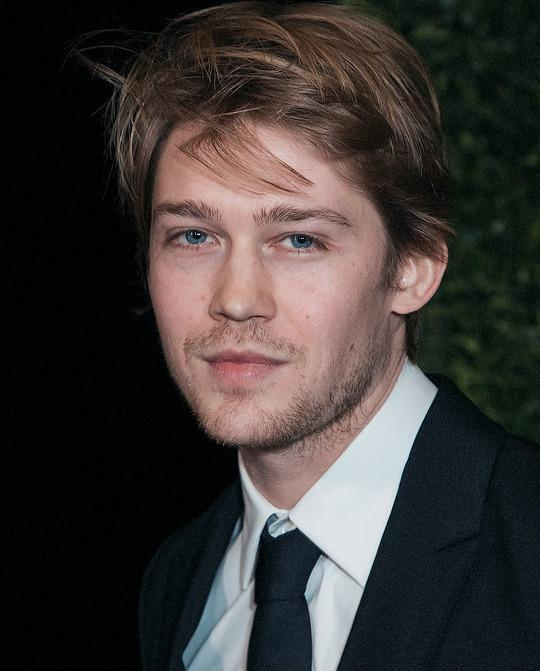
#> input picture Codes/visages/joe-alwyn.jpg, 540 x 671 px, given in place of the camera
$ python Versioninitiale.py
#> lines starting #> are read from the running program, lines starting #| are printed output that depends on the picture; after the words box and inside, x2 and y2 are one past the last pixel; in counts of white or black regions, pixels touching at a corner belong together
#> further down, frame is the input picture: shape (671, 540, 3); mean B, G, R 52.8, 55, 59.6
import cv2
import numpy as np
import argparse

def detectAndDisplay(frame):
    frame_gray = cv2.cvtColor(frame, cv2.COLOR_BGR2GRAY)
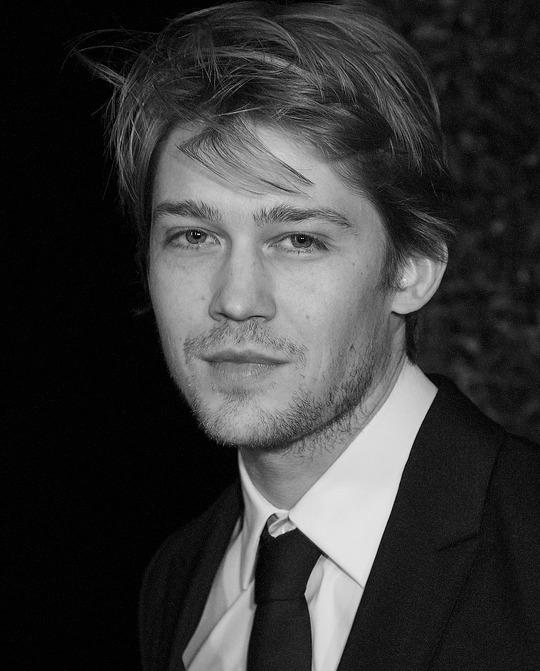
#> frame_gray: shape (671, 540); min 0, max 250, mean 56
    frame_gray = cv2.equalizeHist(frame_gray)
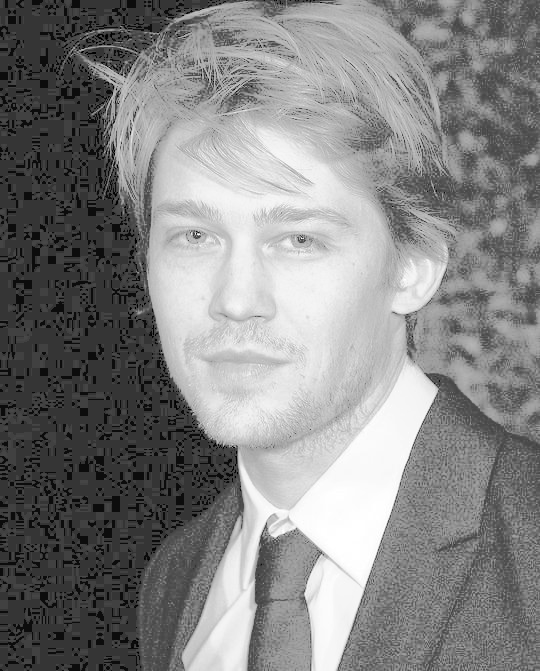
#> frame_gray: shape (671, 540); min 0, max 255, mean 131.9
    faces = face_cascade.detectMultiScale(frame_gray)
#> faces = [[458, 350, 52, 52], [415, 48, 62, 62], [115, 135, 271, 271]]
    for (x,y,w,h) in faces:
        center = (x + w//2, y + h//2)

        frame = cv2.ellipse(frame, center, (w//2, h//2), 0, 0, 360, (255, 0, 255), 4)
        faceROI = frame_gray[y:y+h,x:x+w]
        cv2.rectangle(frame, (x, y), (x+w, y+h), (0, 255, 0), 2)
#> this loop made 3 passes
#> (x, y, w, h, center) on passes 1 to 3: (458, 350, 52, 52, (484, 376)), (415, 48, 62, 62, (446, 79)), (115, 135, 271, 271, (250, 270))
#> pass 1, in detectAndDisplay, `frame = cv2.ellipse(frame, center, (w//2, h//2), 0, 0, 360, (255, 0, 2..`:
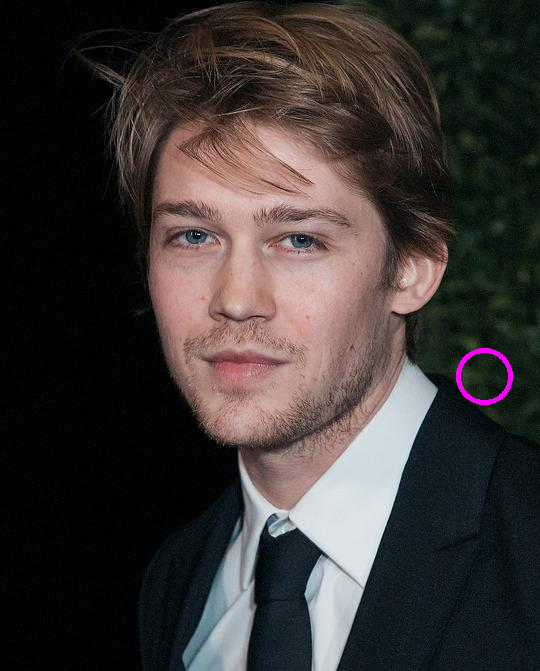
#> frame: shape (671, 540, 3); 0.22% of pixels changed, all inside (x1, y1, x2, y2) = (456, 348, 513, 405)
#> pass 1, in detectAndDisplay, `faceROI = frame_gray[y:y+h,x:x+w]`:
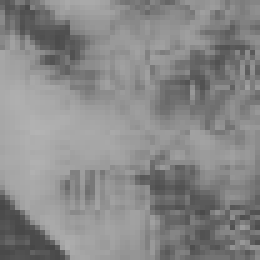
#> faceROI: shape (52, 52) (shown 5 times larger); min 71, max 179, mean 136.3
#> pass 2, in detectAndDisplay, `frame = cv2.ellipse(frame, center, (w//2, h//2), 0, 0, 360, (255, 0, 2..`:
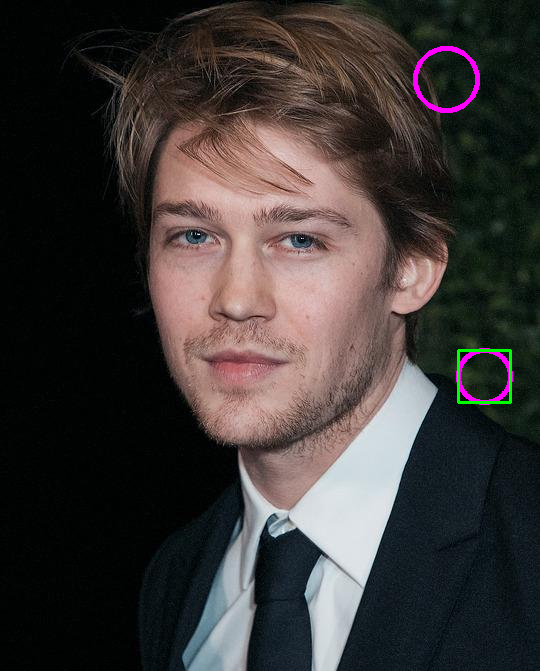
#> frame: shape (671, 540, 3); 0.43% of pixels changed, all inside (x1, y1, x2, y2) = (413, 46, 512, 404)
#> pass 2, in detectAndDisplay, `faceROI = frame_gray[y:y+h,x:x+w]`:
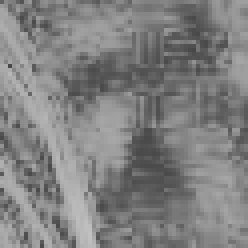
#> faceROI: shape (62, 62) (shown 4 times larger); min 71, max 192, mean 128.5
#> after the loop:
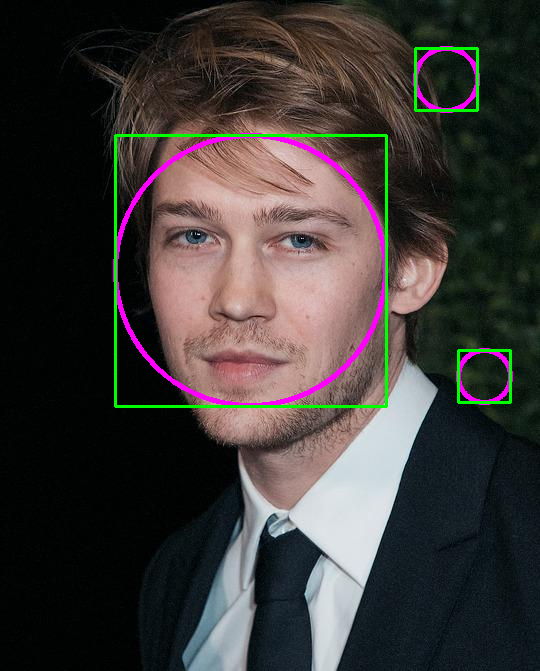
#> frame: shape (671, 540, 3); 2.13% of pixels changed, all inside (x1, y1, x2, y2) = (113, 47, 479, 408)
    cv2.imshow('Capture - Face detection', frame)


parser = argparse.ArgumentParser(description='Code for Cascade Classifier tutorial.')
parser.add_argument('--face_cascade', help='Path to face cascade.', default='haarcascade_frontalface_default.xml')

parser.add_argument('--camera', help='Camera divide number.', type=int, default=0)
args = parser.parse_args()
face_cascade_name = args.face_cascade
face_cascade = cv2.CascadeClassifier()
#-- 1. Load the cascades
if not face_cascade.load(cv2.samples.findFile(face_cascade_name)):
    print('--(!)Error loading face cascade')
    exit(0)

camera_device = args.camera
#-- 2. Read the video stream
cap = cv2.VideoCapture(camera_device)
if not cap.isOpened:
    print('--(!)Error opening video capture')
    exit(0)
while True:
    ret, frame = cap.read()
    if frame is None:
        print('--(!) No captured frame -- Break!')
        break
    detectAndDisplay(frame)
    if cv2.waitKey(10) == 27:
#> (key Esc is pressed here)
        break

cap.release()
cv2.destroyAllWindows()

$ run again, on Codes/visages/megan-fox.jpeg
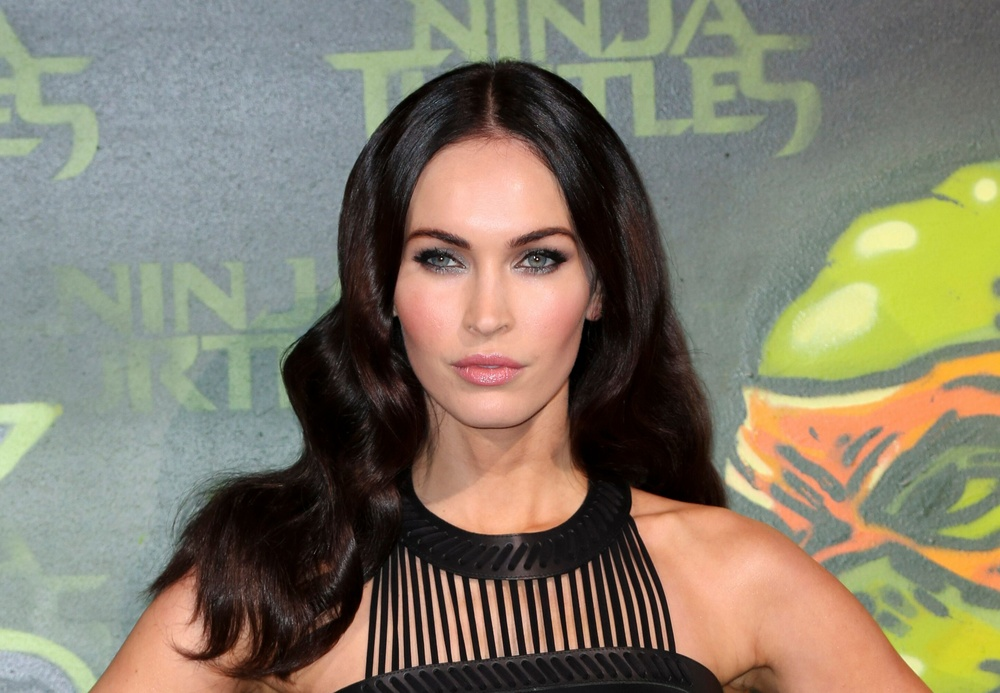
#> input picture Codes/visages/megan-fox.jpeg, 1000 x 693 px, shrunk from 2893 x 2005 before the run, given in place of the camera
#> frame is the input picture: shape (693, 1000, 3); mean B, G, R 106.6, 124.8, 132.2
#> in detectAndDisplay, `frame_gray = cv2.equalizeHist(frame_gray)`:
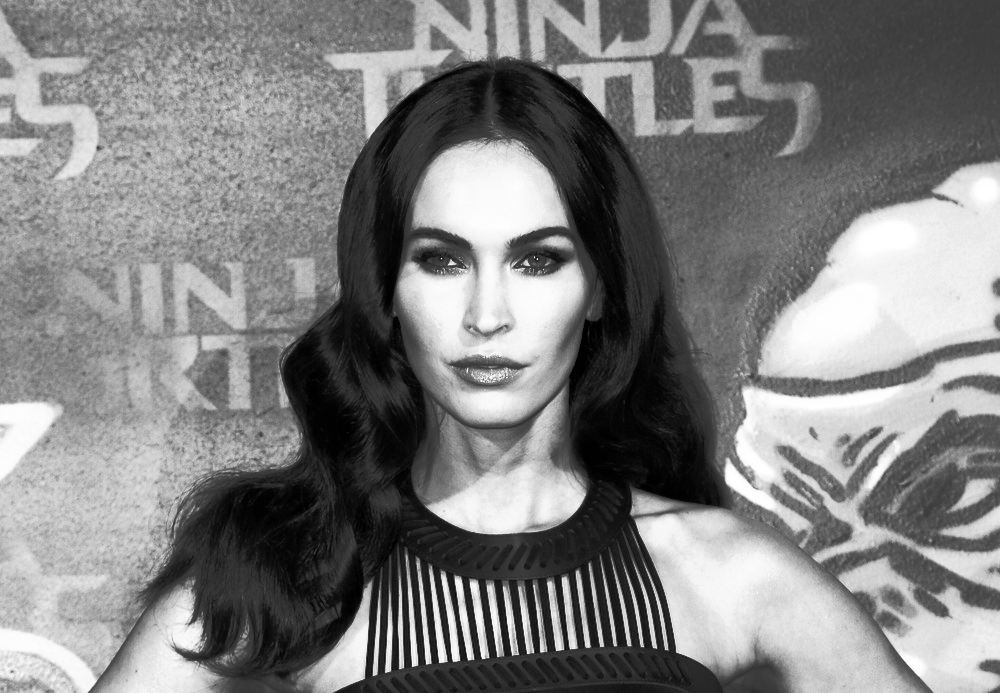
#> frame_gray: shape (693, 1000); min 0, max 255, mean 128.3
#> faces = [[87, 58, 38, 38], [624, 494, 58, 58], [835, 564, 90, 90], [365, 165, 249, 249], [703, 275, 280, 280]]
#> the loop in detectAndDisplay, `for (x,y,w,h) in faces:` made 5 passes
#> (x, y, w, h, center) on passes 1 to 5: (87, 58, 38, 38, (106, 77)), (624, 494, 58, 58, (653, 523)), (835, 564, 90, 90, (880, 609)), (365, 165, 249, 249, (489, 289)), (703, 275, 280, 280, (843, 415))
#> after the loop in detectAndDisplay, `for (x,y,w,h) in faces:`:
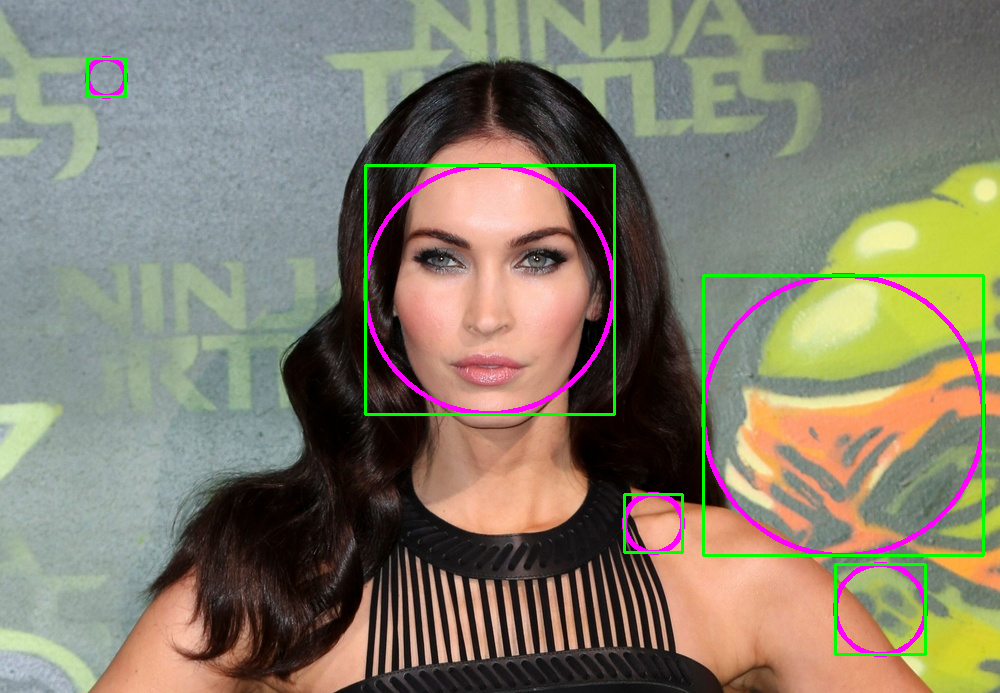
#> frame: shape (693, 1000, 3); mean B, G, R 107.8, 125.1, 132.3
